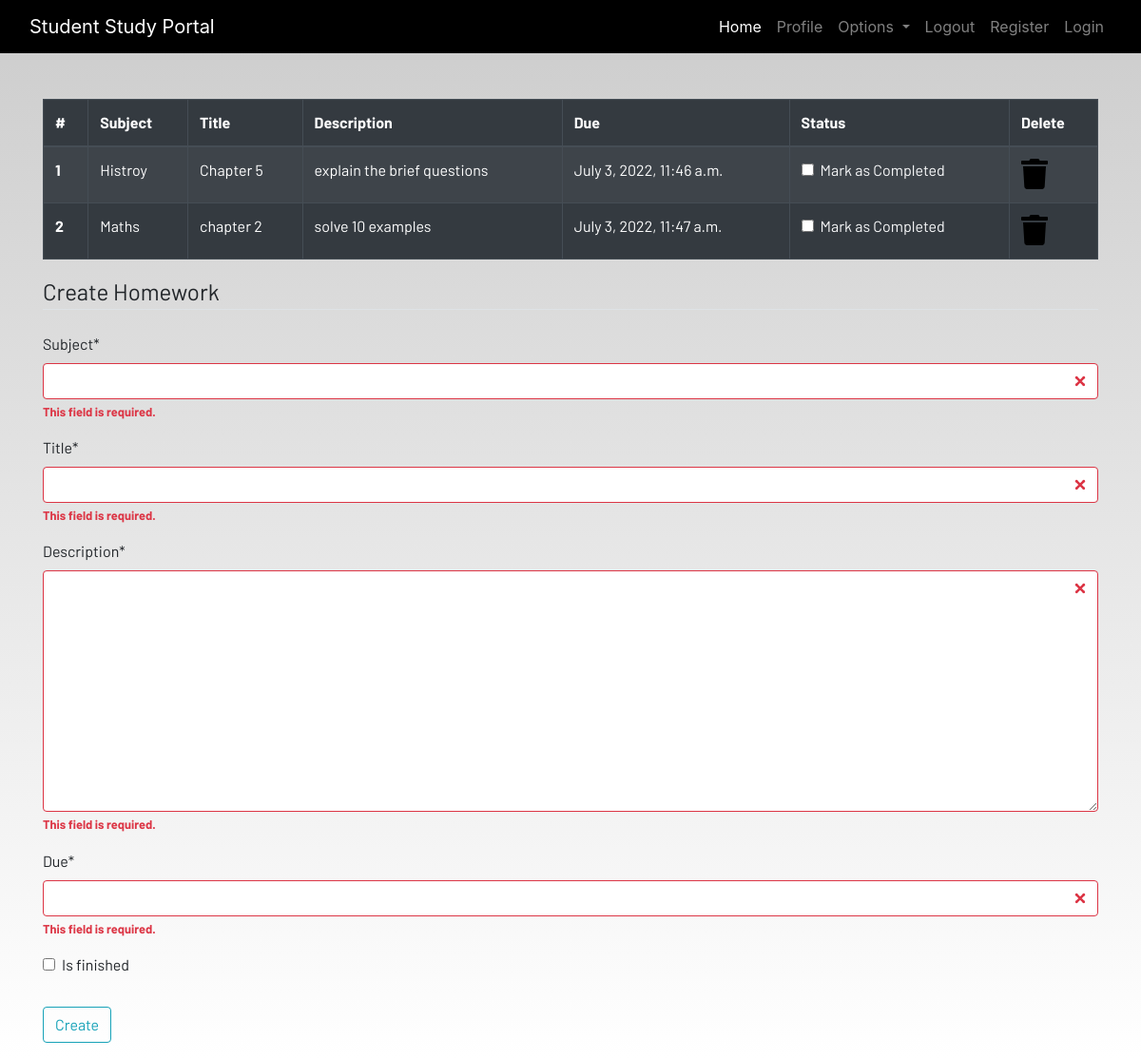
The page /homework (signed in) on the database its author committed.
### dashboard/models.py (models this page shows, shortened)
class Homework(models.Model):
    user=models.ForeignKey(User,on_delete=models.CASCADE)
    subject=models.CharField(max_length=50)
    title=models.CharField(max_length=100)
    description=models.TextField()
    due=models.DateTimeField()
    is_finished=models.BooleanField(default=False)

### dashboard/views.py (the view)
# urls.py: path('homework',views.homework,name="homework"),
def homework(request):
    if request.method=="POST":
        form=HomeworkForm(request.POST)
        if form.is_valid():
            try:
                finished=request.POST['is_finished']
                if finished=='on':
                    finished=True
                else:
                    finished=False
            except:
                finished=False
            homeworks=Homework(
                user=request.user,
                subject=request.POST['subject'],
                title=request.POST['title'],
                description=request.POST['description'],
                due=request.POST['due'],
                is_finished=finished
            )
            homeworks.save()
            messages.success(request,f"Homework Added from {request.user.username} Successfully")
    else:
        form=HomeworkForm()
    form=HomeworkForm(request.POST)
    homework=Homework.objects.filter(user=request.user)
    if len(homework)==0:
        homework_done=True
    else:
        homework_done=False
    context={'homeworks':homework,
            'homeworks_done':homework_done,
             'form':form}
    return render(request,'dashboard/homework.html',context)

### dashboard/forms.py
class HomeworkForm(forms.ModelForm):
    class Meta:
        model=Homework
        Widgets={'due':date}
        fields=["subject","title","description","due","is_finished"]

### dashboard/templates/dashboard/homework.html (shortened to what this page needs)
{% extends 'dashboard/base.html' %}
{% load static %}
{% load crispy_forms_tags %}
{% block content %}
<div class="container">
    {% if not homework_done %}
    <table class="table table-striped table-bordered table-hover table-dark">
        <thead>
            <tr>
                <th scope="col">#</th>
                <th scope="col">Subject</th>
                <th scope="col">Title</th>
                <th scope="col">Description</th>
                <th scope="col">Due</th>
                <th scope="col">Status</th>
                <th scope="col">Delete</th>
            </tr>
        </thead>
        <tbody>
            {% for homework in homeworks %}
            <tr>
                <th scope="row">{{forloop.counter}}</th>
                <td>{{homework.subject}}</td>
                <td>{{homework.title}}</td>
                <td>{{homework.description}}</td>
                <td>{{homework.due}}</td>
                <td>
                    <a href="{%url 'update-homework' homework.id %}">
                        <div class="form-check">
                            {% if homework.is_finished == True %}
                            <input class="form-check-input" type="checkbox" value="" checked>
                            {% else %}
                            <input class="form-check-input" type="checkbox" value="">
                            {% endif %}
                            <label class="form-check-label text-light" for="flexCheckDefault">
                                Mark as Completed
                            </label>
                        </div>
                    </a>
                </td>
                <td><a href="#"><i class="fa fa-trash fa-2x"></i></a></td>
            </tr>
            {% endfor %}
        </tbody>
    </table>
    {% else %}
    <h4>All homeworks are completed!! Create to have more!!</h4>
{% endif %}
</div>
<div class=" container">
    <form method="POST">
        <fieldset class="form-group">
            <legend class="border-bottom mb-4">Create Homework</legend>
            {{form|crispy}}
        </fieldset>
        <div class="form-group">
            <button href="" class="btn btn-outline-info" type="submit">
                Create
            </button>
        </div>
    </form>
</div>
{% endblock content %}

### static/css/main.css (style rules this page uses)
html { scroll-behavior: smooth; height: 100%; width: 100%; }
a { text-decoration: none !important; color: black; }
html, body { max-width: 100%; overflow-x: hidden; height: 100%; width: 100%; }
body { background: linear-gradient(rgba(0, 0, 0, 0.2), rgba(255, 255, 255, 0.5)); overflow-x: hidden; background-repeat: no-repeat; }
.fa { color: black; }

### rows shown on the page
Homework: subject "Histroy", title "Chapter 5", description "explain the brief questions", due "July 3, 2022, 11:46 a.m."
Homework: subject "Maths", title "chapter 2", description "solve 10 examples", due "July 3, 2022, 11:47 a.m."
